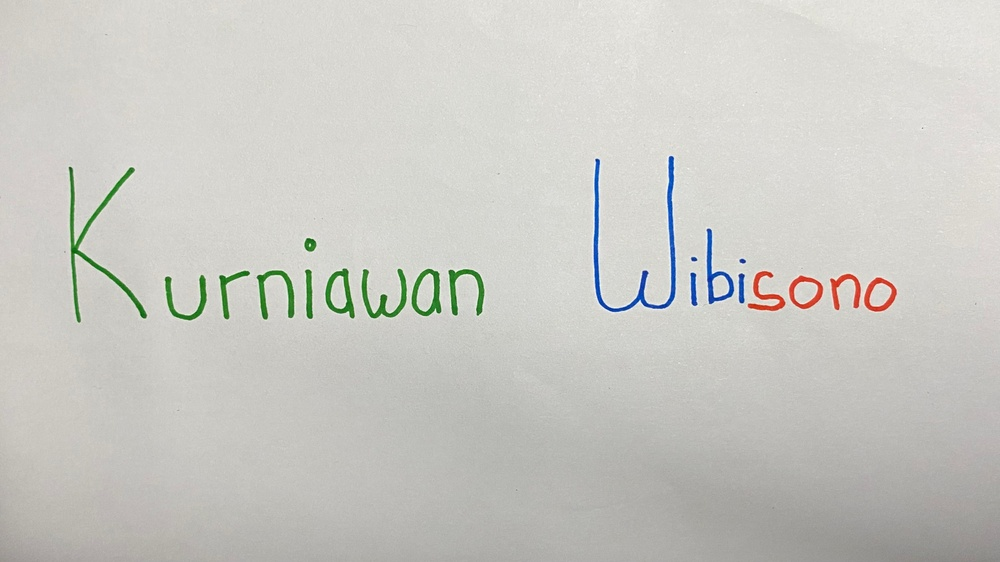
#> input picture UTS/nama rgb.jpg, 1000 x 562 px, shrunk from 4032 x 2268 before the run
$ jupyter execute 'UTS_Soal 1.ipynb'
#> lines starting #> are read from the running program, lines starting #| are printed output that depends on the picture
[cell 1]
import cv2
import numpy as np
import matplotlib.pyplot as plt

[cell 2]
# Fungsi untuk plot histogram
def plot_histogram(img, title):
    plt.figure()

    # If image is grayscale (single-channel)
    if len(img.shape) == 2 or (len(img.shape) == 3 and img.shape[2] == 1):
        hist = cv2.calcHist([img], [0], None, [256], [0, 256])
        plt.plot(hist, color='gray')

    # If image is color (3-channel)
    else:
        colors = ('r', 'g', 'b')  # pakai urutan RGB karena sudah dikonversi
        for i, col in enumerate(colors):
            hist = cv2.calcHist([img], [i], None, [256], [0, 256])
            plt.plot(hist, color=col)

    plt.xlim([0, 256])
    plt.title('Histogram ' + title)
    plt.xlabel('Nilai Intensitas')
    plt.ylabel('Jumlah Piksel')
    plt.show()

[cell 3]
# Baca gambar dan pastikan jadi RGB
image = cv2.imread('nama rgb.jpg')
#> image is the input picture: shape (562, 1000, 3); mean B, G, R 196.1, 201.4, 201.6
color_image = cv2.cvtColor(image, cv2.COLOR_BGR2RGB)

# Ambil channel
r = color_image[:, :, 0]
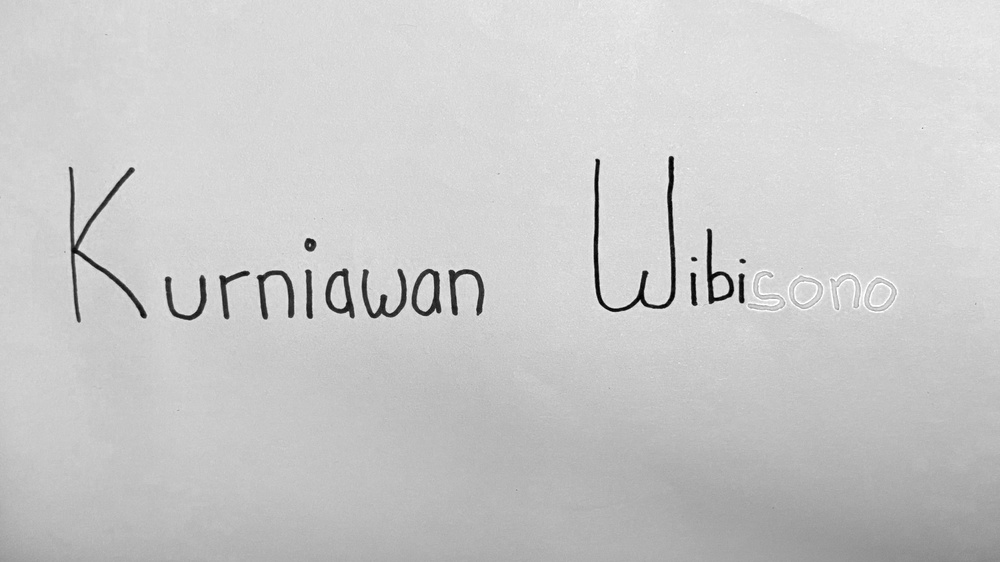
#> r: shape (562, 1000); min 0, max 255, mean 201.6
g = color_image[:, :, 1]
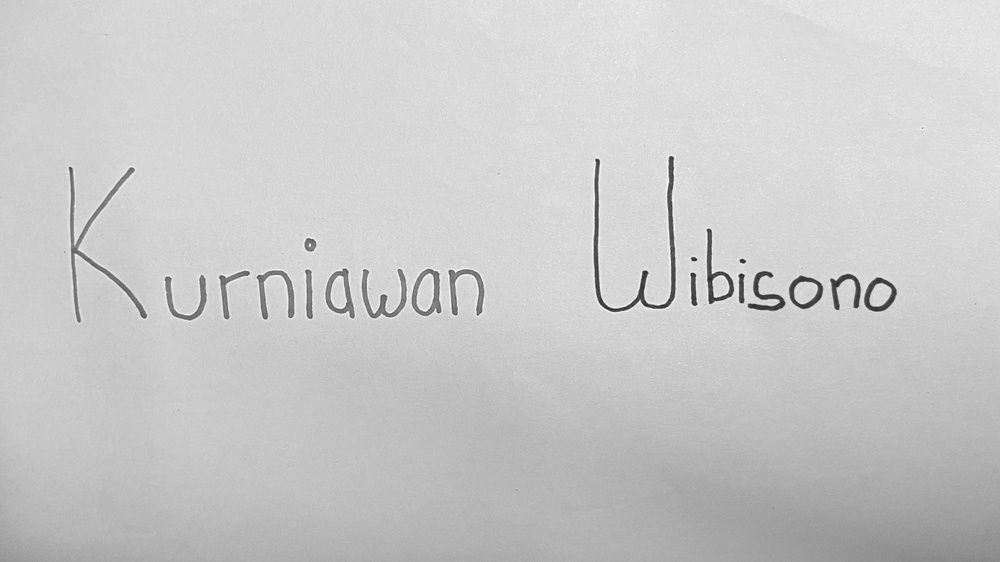
#> g: shape (562, 1000); min 36, max 255, mean 201.4
b = color_image[:, :, 2]

# Plot 2x2 gambar
fig, axs = plt.subplots(2, 2, figsize=(12, 12))

axs[0, 0].set_title('Citra Kontras')
axs[0, 0].imshow(color_image)
axs[0, 0].axis('off')

axs[0, 1].set_title('Merah')
axs[0, 1].imshow(r, cmap='gray')
axs[0, 1].axis('on')

axs[1, 0].set_title('Hijau')
axs[1, 0].imshow(g, cmap='gray')
axs[1, 0].axis('on')

axs[1, 1].set_title('Biru')
axs[1, 1].imshow(b, cmap='gray')
axs[1, 1].axis('on')

plt.tight_layout()
plt.show()
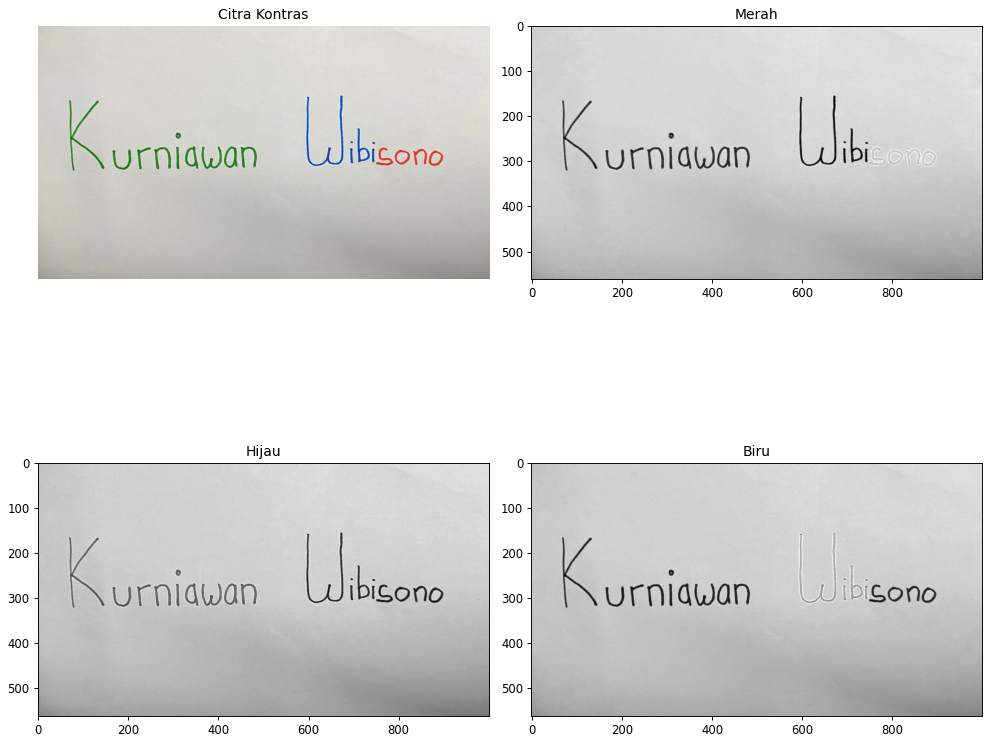
#> figure drawn by matplotlib, 4 panels

[cell 4]
# Plot histogram sesuai gambar di atas
plot_histogram(color_image, 'Citra Kontras (RGB)')
#> in plot_histogram, `plt.show()`:
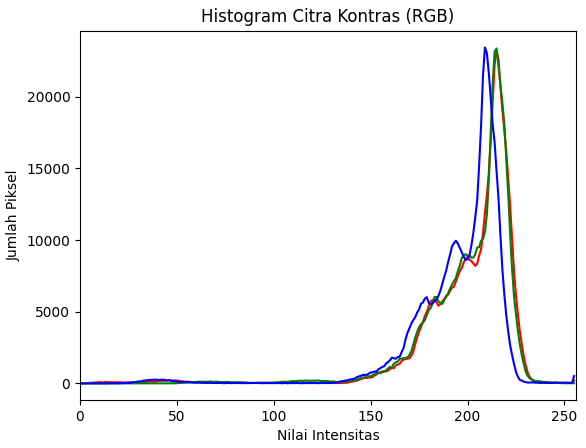
#> figure drawn by matplotlib, 1 panel; curve peaks at x = 215, y = 23179; curve peaks at x = 215, y = 23367; curve peaks at x = 209, y = 23444
plot_histogram(r, 'Merah')
#> call 2 of plot_histogram, with title = 'Merah'
#> in plot_histogram (call 2), `hist = cv2.calcHist([img], [0], None, [256], [0, 256])`: hist = 256 values, max 23179 at index 215, min 3 at index 0, mean 2195.3
#> in plot_histogram (call 2), `plt.show()`:
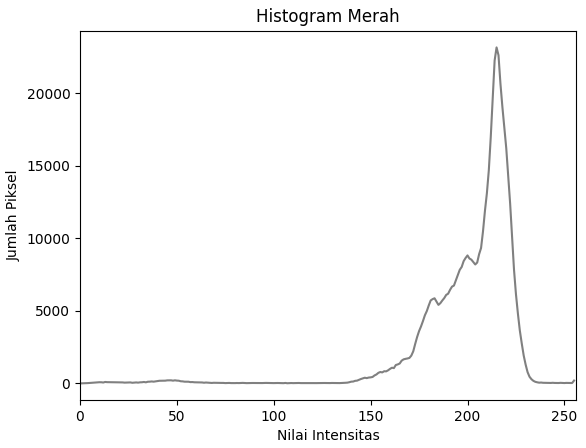
#> figure drawn by matplotlib, 1 panel; curve peaks at x = 215, y = 23179
plot_histogram(g, 'Hijau')
#> call 3 of plot_histogram, with title = 'Hijau'
#> in plot_histogram (call 3), `hist = cv2.calcHist([img], [0], None, [256], [0, 256])`: hist = 256 values, max 23367 at index 215, min 0 at index 0, mean 2195.3
#> in plot_histogram (call 3), `plt.show()`:
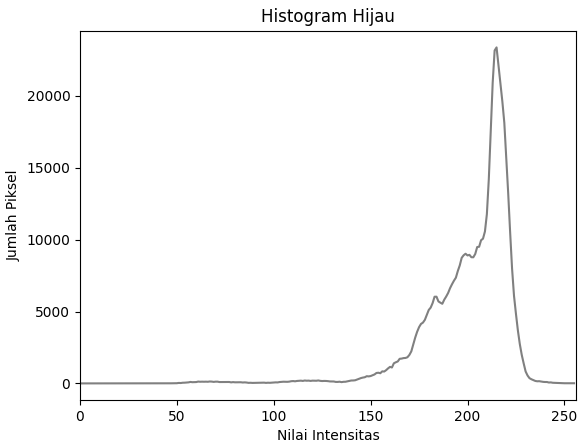
#> figure drawn by matplotlib, 1 panel; curve peaks at x = 215, y = 23367
plot_histogram(b, 'Biru')
#> call 4 of plot_histogram, with title = 'Biru'
#> in plot_histogram (call 4), `hist = cv2.calcHist([img], [0], None, [256], [0, 256])`: hist = 256 values, max 23444 at index 209, min 0 at index 0, mean 2195.3
#> in plot_histogram (call 4), `plt.show()`:
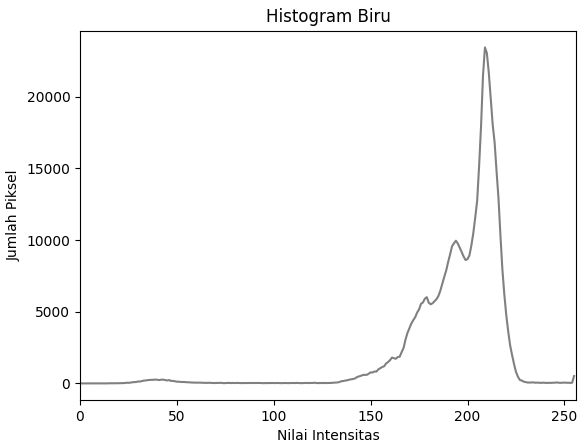
#> figure drawn by matplotlib, 1 panel; curve peaks at x = 209, y = 23444
